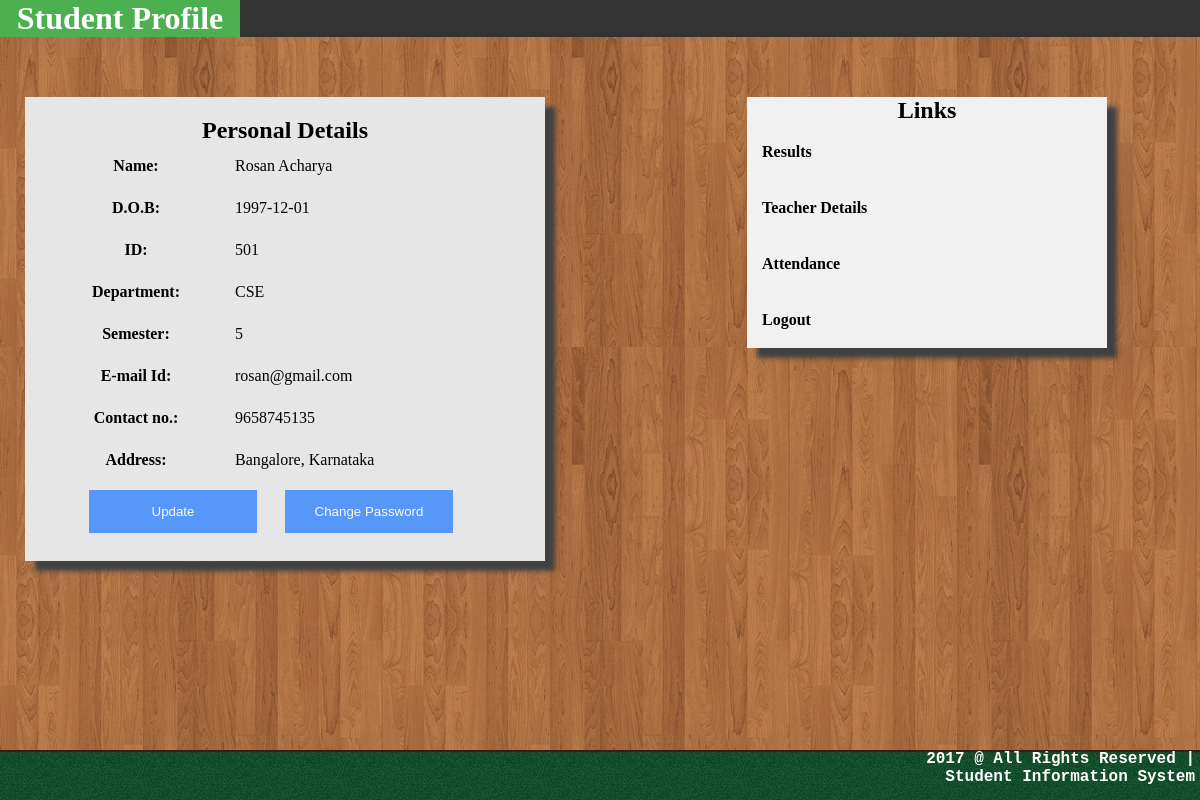
Screenshot of /stuprof.php (signed in) with the database file from the repository.
### tables this page shows
CREATE TABLE `studentprof` (
  `Name` varchar(20) NOT NULL,
  `Date` varchar(15) NOT NULL,
  `ID` varchar(10) NOT NULL,
  `Department` varchar(20) NOT NULL,
  `Semester` varchar(10) NOT NULL,
  `mail` varchar(20) NOT NULL,
  `Contact` bigint(20) NOT NULL,
  `Address` varchar(50) NOT NULL,
  `Passw` varchar(30) NOT NULL
);

### stuprof.php (the view, shortened to what this page needs)
<?php
include("mysql.php");
$name=$_SESSION['UserS'];
$sql="select * from studentprof";
$run=mysqli_query($db,$sql);
while($row=mysqli_fetch_array($run)){
	if($name==$row['ID'])
	{
		$fname=$row['Name'];
		$dob=$row['Date'];
		$user=$row['ID'];
		$depar=$row['Department'];
		$sem=$row['Semester'];
		$email=$row['mail'];
		$phone=$row['Contact'];
		$addr=$row['Address'];
	}
}
?>
<!DOCTYPE html>
<html>
<head>
	<link rel="stylesheet" type="text/css" href="stuprof.css">
</head>
<body>
	<div class="main-content">
		<div class="prof1">
		<h1 class="prof">Student Profile</h1>
		</div>
			<div class="prsnl">
				<h2 class="heading2">Personal Details</h2>
				<table>
				<tr><th><label><b>Name:&nbsp&nbsp</b></label></th><td><?php echo $fname;?></td></tr>
				<tr><th><label><b>D.O.B:&nbsp&nbsp</b></label></th><td><?php echo $dob;?></td></tr>
				<tr><th><label><b>ID:&nbsp&nbsp</b></label></th><td><?php echo $user;?></td></tr>
				<tr><th><label><b>Department:&nbsp&nbsp</b></label></th><td><?php echo $depar;?></td></tr>
				<tr><th><label><b>Semester:&nbsp&nbsp</b></label></th><td><?php echo $sem;?></td></tr>
				<tr><th><label><b>E-mail Id:&nbsp&nbsp</b></label></th><td><?php echo $email;?></td></tr>
				<tr><th><label><b>Contact no.:&nbsp&nbsp</b></label></th><td><?php echo $phone;?></td></tr>
				<tr><th><label><b>Address:&nbsp&nbsp</b></label></th><td><?php echo $addr;?></td></tr>
				</table>
				<div class="bbbb"><form action="stuprofupdate.php">
				<button name="but1" class="button" >Update</button></form>
				</div>
				<div class="bbbb1"><form action="stuchgpsd.php">
			<button name="but2" class="button" >Change Password</button></form>
			</div>
			</div>
		<div class="links">
			<ul>
				<h2 class="link1">Links</h2>
			  <li><a href="results/intemresultstu.php"><b><p>Results</p></a></li>
			   <li><a href="teadetailsstu.php"><p>Teacher Details</p></a></li>
			  <li><a href="atten/intemattenstu.php"><p>Attendance</p></a></li>
			  <li><a href="logout.php"><p>Logout</p></a></li>
			</ul>
		</div>
	</div>
	<div class="footer">
  		<p class="sitecredit"> 2017 @ All Rights Reserved | </p>
		<br>
		<p class="designcredit">Student Information System</p>
	</div>
</body>
</html>

### stuprof.css (style rules this page uses)
* { margin:0px; padding:0px; }
body { background-image: url(images/bodybg.jpg); }
h1.prof { text-align: center; font-family: "Palatino Linotype", "Book Antiqua", Palatino, serif; display: block; color: white; text-decoration: none; background-color: #4CAF50; width: 20%; }
h2.heading2 { font-family: "Palatino Linotype", "Book Antiqua", Palatino, serif; text-align: center; }
.prof1 { list-style-type: none; margin: 0; padding: 0; overflow: hidden; background-color: #333; }
.prsnl { margin-top: 5%; background-color:#e6e6e6; width:40%; padding:20px; height: auto; display: inline-block; margin-left: 25px; box-shadow: 10px 10px 5px #404040; }
label { margin-top: 5px; padding: 45px; line-height: 250%; }
.links { margin-top: 5%; display: inline-block; width: 30%; height: auto; margin-left: 202px; box-shadow: 10px 10px 5px #404040; position: absolute; }
.bbbb { text-decoration: none; display: inline-block; margin-left: 5%; width: 35%; }
.bbbb1 { text-decoration: none; display: inline-block; margin-left: 5%; width: 35%; }
h2.link1 { text-align: center; font-family: "Palatino Linotype", "Book Antiqua", Palatino, serif; }
ul { list-style-type: none; margin: 0; padding: 0; width: auto; background-color: #f1f1f1; }
li a { display: block; color: #000; padding: 8px 15px; text-decoration: none; line-height: 250%; }
.footer { position: fixed; left: 0; bottom: 0; height: 50px; width: 100%; background-image: url(images/footerbg1.jpg); }
p.sitecredit { float: right; color: white; font-family: Courier New; margin-right: 5px; }
p.designcredit { float: right; color: white; font-family: Courier New; margin-right: 5px; }
button { background-color: #3385ff; color: white; padding: 14px 20px; margin: 8px 20px; border: none; cursor: pointer; width: 100%; opacity: 0.8; text-decoration: none; }
.bbbb { text-decoration: none; }

### rows the page displays
studentprof: Name "Rosan Acharya", Date "1997-12-01", ID "501", Department "CSE", Semester "5", mail "rosan@gmail.com", Contact "9658745135", Address "Bangalore, Karnataka"
